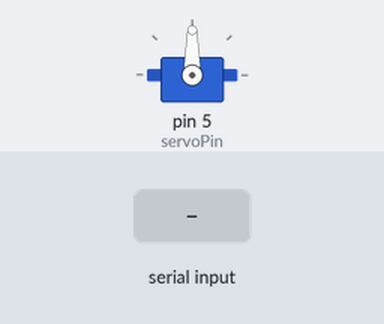
A sketch run on a simulated Arduino Uno, built with avr-gcc and run on an emulated ATmega328P. On the bench: servo. The inputs (shaded band) are chosen by the test bench.

Above: at 1.2 s.
1.3 s: "o" received over the second serial link
At 1.8 s:
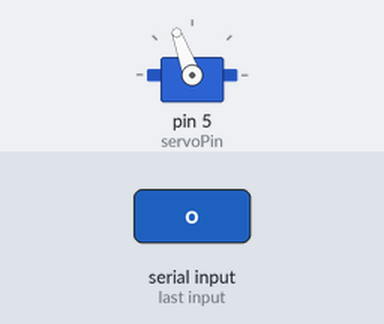
2.8 s: "f" received over the second serial link
At 4.1 s:
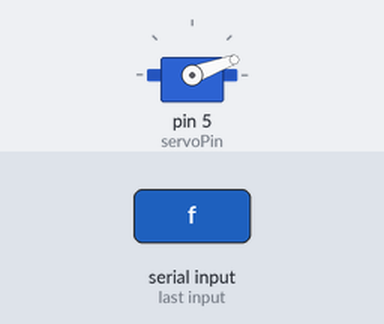
Timing chart, 0 to 5.8 s (numbered marks = the images above; inputs shaded):
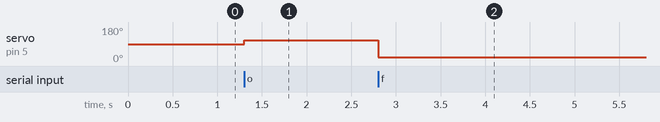

The sketch:

sketch_jun11a.ino
```cpp
#include<SoftwareSerial.h>
#include<Servo.h>

int servoPin = 5;
int posDegrees = 0;
int Tx = 2 ;
int Rx = 3 ;

SoftwareSerial hm10(Tx,Rx);
Servo servo;

void setup(){
  Serial.begin(9600);
  hm10.begin(9600);
  servo.attach(servoPin);
}

void loop(){
  while(hm10.available()){
    char h = (char)hm10.read();
    if(h == 'o'){
      servo.write(110);
    }
    if(h == 'f'){
      servo.write(20);
    }
  }
}
```

Measured:
- after the input at 1.3 s, servo on pin 5 (servoPin): 90° → 110° at once
- after the input at 2.8 s, servo on pin 5 (servoPin): 110° → 20° at once
